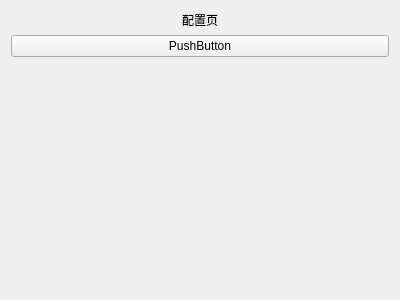
<?xml version="1.0" encoding="UTF-8"?>
<ui version="4.0">
 <class>ConfigPage</class>
 <widget class="QWidget" name="ConfigPage">
  <property name="geometry">
   <rect>
    <x>0</x>
    <y>0</y>
    <width>400</width>
    <height>300</height>
   </rect>
  </property>
  <property name="windowTitle">
   <string notr="true"/>
  </property>
  <layout class="QVBoxLayout" name="verticalLayout">
   <item>
    <widget class="QLabel" name="pageLabel">
     <property name="text">
      <string>配置页</string>
     </property>
     <property name="alignment">
      <set>Qt::AlignCenter</set>
     </property>
    </widget>
   </item>
   <item>
    <widget class="QPushButton" name="pushButton">
     <property name="text">
      <string>PushButton</string>
     </property>
    </widget>
   </item>
   <item>
    <spacer name="verticalSpacer">
     <property name="orientation">
      <enum>Qt::Vertical</enum>
     </property>
     <property name="sizeHint" stdset="0">
      <size>
       <width>20</width>
       <height>40</height>
      </size>
     </property>
    </spacer>
   </item>
  </layout>
 </widget>
 <resources/>
 <connections/>
</ui>
